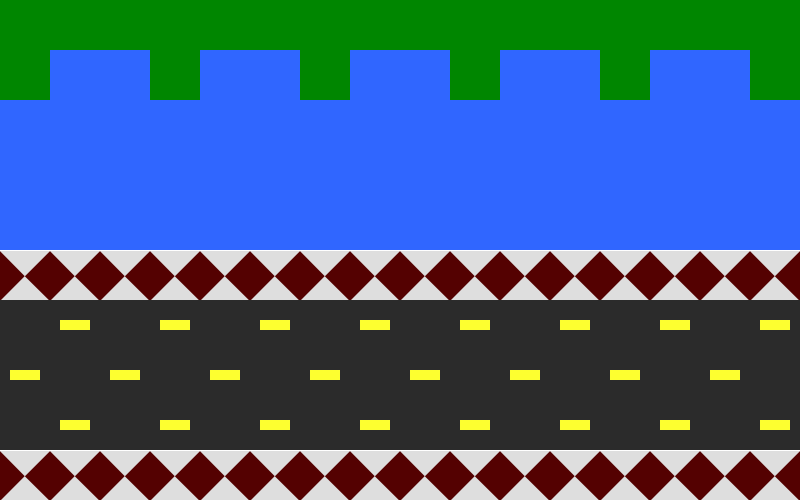

Rendered tile map (Tiled .tmx) drawn with the repository's tilesets; below, a short description and the full map source, tile grids included:
An orthogonal 16x10 tile map with 50x50 px tiles, 1 tile layer (Level_1).

<map version="1.0" orientation="orthogonal" renderorder="right-down" width="16" height="10" tilewidth="50" tileheight="50">
 <tileset firstgid="1" name="tileset" tilewidth="50" tileheight="50">
  <image source="tileset.png" width="250" height="50" />
 </tileset>
 <layer name="Level_1" width="16" height="10">
  <data encoding="csv">
5,5,5,5,5,5,5,5,5,5,5,5,5,5,5,5,
5,4,4,5,4,4,5,4,4,5,4,4,5,4,4,5,
4,4,4,4,4,4,4,4,4,4,4,4,4,4,4,4,
4,4,4,4,4,4,4,4,4,4,4,4,4,4,4,4,
4,4,4,4,4,4,4,4,4,4,4,4,4,4,4,4,
1,1,1,1,1,1,1,1,1,1,1,1,1,1,1,1,
3,2,3,2,3,2,3,2,3,2,3,2,3,2,3,2,
2,3,2,3,2,3,2,3,2,3,2,3,2,3,2,3,
3,2,3,2,3,2,3,2,3,2,3,2,3,2,3,2,
1,1,1,1,1,1,1,1,1,1,1,1,1,1,1,1
</data>
 </layer>
</map>